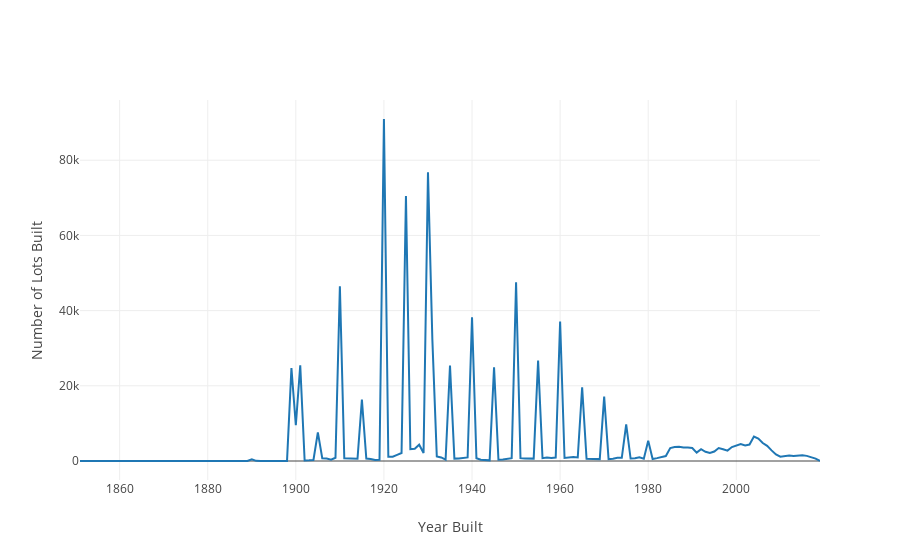

Notebook source saved alongside this figure:
### Markdown cell above
Part 1: Binning and Aggregation:
Binning is a common strategy for visualizing large datasets. Binning is inherent to a few types of visualizations, such as histograms and 2D histograms (also check out their close relatives: 2D density plots and the more general form: heatmaps.

While these visualization types explicitly include binning, any type of visualization used with aggregated data can be looked at in the same way. For example, lets say we wanted to look at building construction over time. This would be best viewed as a line graph, but we can still think of our results as being binned by year:

### Code cell
trace = go.Scatter(
    # I'm choosing BBL here because I know it's a unique key.
    x = ny.groupby('YearBuilt').count()['BBL'].index,
    y = ny.groupby('YearBuilt').count()['BBL']
)

layout = go.Layout(
    xaxis = dict(title = 'Year Built'),
    yaxis = dict(title = 'Number of Lots Built')
)

fig = go.Figure(data = [trace], layout = layout)

#py.iplot(fig, filename = 'ny-year-built')
plotly.offline.iplot(fig)

### Figure 1 — Plotly figure (JSON) as saved in the notebook; plotly's stock layout.template omitted (floating-point values rounded to 4 significant figures; data arrays with more than 128 entries replaced by an {"elided": "..."} marker saying what was removed)
{"data": [{"type": "scatter", "uid": "3f841315-199f-414f-b6f8-6f6b6b31d87a", "x": {"elided": "168 int values"}, "y": {"elided": "168 int values"}}], "layout": {"xaxis": {"title": {"text": "Year Built"}}, "yaxis": {"title": {"text": "Number of Lots Built"}}}}
